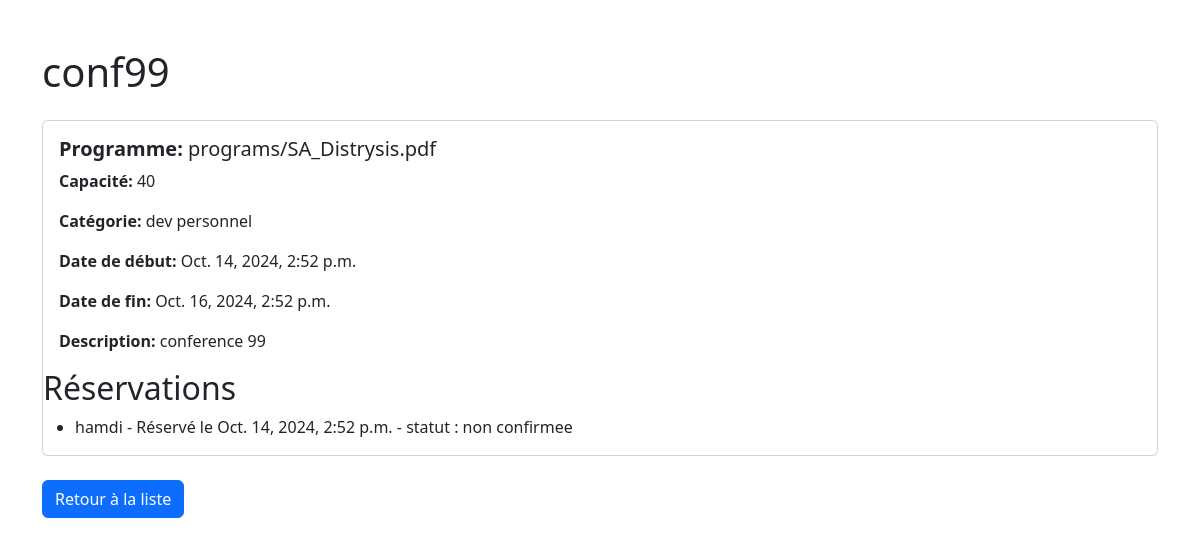
/conference/conference/5/, run on the app's committed database.
### conference/models.py (models this page shows, shortened)
class Conference(models.Model):
    title = models.CharField(max_length=200)
    description = models.TextField()
    program = models.FileField(upload_to='programs/',
                               validators=[FileExtensionValidator(allowed_extensions=['pdf', 'docx', 'ppt'])])
    capacity = models.IntegerField(validators=[MaxValueValidator(500)])
    category = models.ForeignKey(Category, on_delete=models.CASCADE)
    created_at = models.DateTimeField(auto_now_add=True)
    updated_at = models.DateTimeField(auto_now=True)
    start_date = models.DateTimeField(null=True, blank=True)
    end_date = models.DateTimeField(null=True, blank=True)

### category/models.py (models this page shows)
class Category(models.Model):
    titre = models.CharField(
        max_length=100,
        unique=True,
        validators=[RegexValidator(regex=r'^[a-zA-Z\s]+$', message="Le titre doit contenir seulement des caractères.")])
    created_at = models.DateTimeField(auto_now_add=True)
    updated_at = models.DateTimeField(auto_now=True)
    def __str__(self) :
        return f"{self.titre}"

### reservation/models.py (models this page shows, shortened)
class Reservation(models.Model):
    participant = models.ForeignKey(Participant, on_delete=models.CASCADE)
    conference = models.ForeignKey(Conference, on_delete=models.CASCADE)
    statut = models.CharField(max_length=20, choices=[('confirmée', 'Confirmée'), ('non confirmée', 'Non Confirmée')], default='non confirmée')
    reservation_date = models.DateTimeField(default=timezone.now)
    class Meta:
        unique_together = ('participant', 'conference')

### participant/models.py (models this page shows)
class Participant(AbstractUser) :
    choix = [
        ("étudiant","étudiant"),
        ("enseignant","enseignant"),
        ("doctorant","doctorant"),
        ("chercheur","chercheur")
    ]
    cin = models.CharField(max_length=8,
                           primary_key=True,
                           unique=True,
                           validators=[RegexValidator(regex=r'^\d{8}$', message="Le CIN doit contenir exactement 8 chiffres.")]
                           )
    email = models.EmailField(unique=True,validators=[validate_email_domain])
    participant_catgory = models.CharField(max_length=255,choices=choix)
    username = models.CharField(max_length=255,unique=True)
    USERNAME_FIELD = 'username'
    first_name = models.CharField(max_length=255)
    last_name = models.CharField(max_length=255)

### conference/views.py (the view)
# urls.py: path('conference/<int:pk>/', views.ConferenceDetailView.as_view(), name='conference_detail'),
class ConferenceDetailView(DetailView):
    model = Conference
    template_name = 'conference_detail.html'
    context_object_name = 'conference'
    def get_context_data(self, **kwargs):
        context = super().get_context_data(**kwargs)
        context['reservations'] = Reservation.objects.filter(conference=self.object)
        return context

### conference/templates/conference_detail.html (shortened to what this page needs)
<head>
    {% load bootstrap5 %}
    {% bootstrap_css %}
</head>
<body>
    <div class="container mt-5">
        <h1 class="mb-4">{{ conference.title }}</h1>
        <div class="card">
            <div class="card-body">
                <h5 class="card-title"><strong>Programme:</strong> {{ conference.program }}</h5>
                <p class="card-text"><strong>Capacité:</strong> {{ conference.capacity }}</p>
                <p class="card-text"><strong>Catégorie:</strong> {{ conference.category }}</p>
                <p class="card-text"><strong>Date de début:</strong> {{ conference.start_date }}</p>
                <p class="card-text"><strong>Date de fin:</strong> {{ conference.end_date }}</p>
                <p class="card-text"><strong>Description:</strong> {{ conference.description }}</p>
            </div>
            <div>
                <h2>Réservations</h2>
                <ul>
                    {% if reservations %}
                        {% for reservation in reservations %}
                            <li>{{ reservation.participant }} - Réservé le {{ reservation.reservation_date }} - statut : {{ reservation.statut }}</li>
                        {% endfor %}
                    {% else %}
                        <li>Aucune réservation pour cette conférence</li>
                    {% endif %}
                </ul>
            </div>
        </div>
        <a href="{% url 'conference_list' %}" class="btn btn-primary mt-4">Retour à la liste</a>
    </div>
</body>

### data on the page
Conference: title "conf99", program "programs/SA_Distrysis.pdf", capacity "40", category "dev personnel", start_date "Oct. 14, 2024, 2:52 p.m.", end_date "Oct. 16, 2024, 2:52 p.m.", description "conference 99"
Reservation: participant "hamdi", reservation_date "Oct. 14, 2024, 2:52 p.m.", statut "non confirmee"
